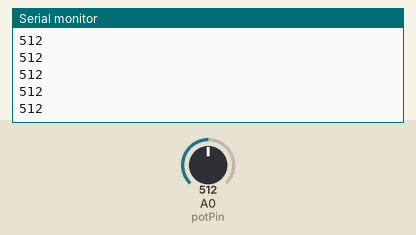
This sketch was run on a simulated Arduino Uno, built with avr-gcc and run on an emulated ATmega328P. Parts: the last lines printed to the serial monitor. The inputs (shaded band) are chosen by the test bench; at power-on: A0 (potPin) = 512.

Above: at 1.2 s.
1.3 s: A0 (potPin) set to 716
At 1.56 s:
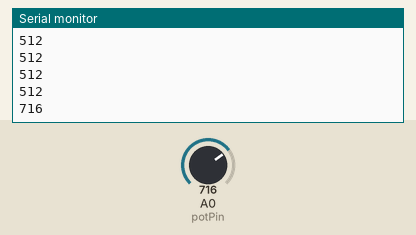
2.8 s: A0 (potPin) set to 900
At 2.96 s:
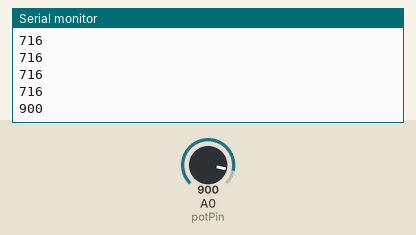
Timing chart, 0 to 5.8 s (numbered marks = the images above; inputs shaded):
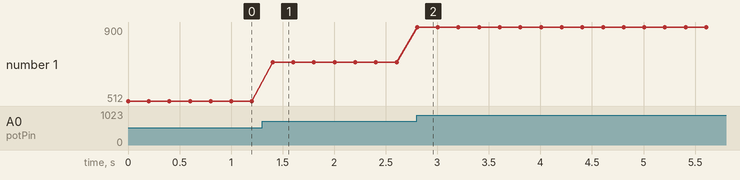

Measured:
- after the input at 1.3 s, the serial monitor: prints a new line after 0.10 s (image 1)
- after the input at 2.8 s, the serial monitor: prints a new line at once (image 2)
- plotted number 1: 512 → 716 after the input at 1.3 s, 716 → 900 after the input at 2.8 s

The sketch:

ayarlidirenc.ino
```cpp
void setup() {
Serial.begin(9600);
}
int potDeger=0;
int potPin=A0;
void loop() {
 potDeger=analogRead(potPin);
 Serial.println(potDeger);
 delay(200);
}
```
